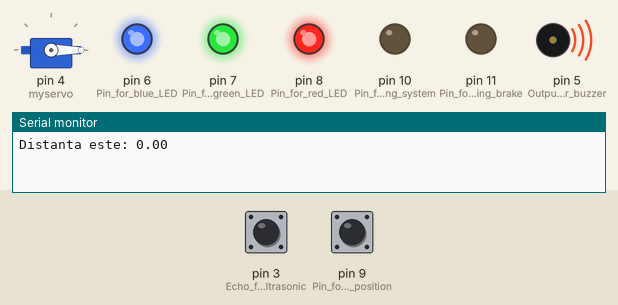
A sketch run on a simulated Arduino Uno, built with avr-gcc and run on an emulated ATmega328P. Parts: servo, output pins drawn as LEDs (lit = HIGH), buzzer (waves = sounding, pin HIGH), the last lines printed to the serial monitor. The test bench sets the inputs (shaded band); at power-on: pin 9 (Pin_for_switch_position) HIGH, pin 3 (Echo_from_ultrasonic) LOW. Pins used as bus, display or sensor lines are not drawn.

Above: at 1.2 s.
1.3 s: pin 9 (Pin_for_switch_position) pulled LOW for 1 s
At 4.1 s:
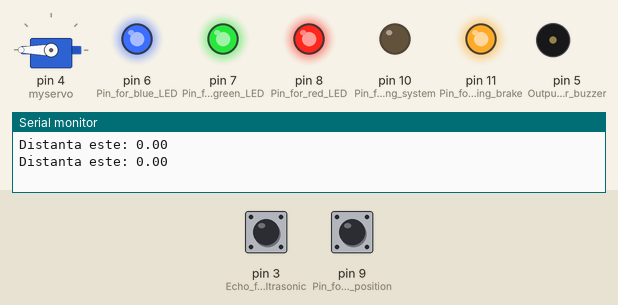
6.4 s: pin 9 (Pin_for_switch_position) pulled LOW for 3.2 s
At 7.5 s:
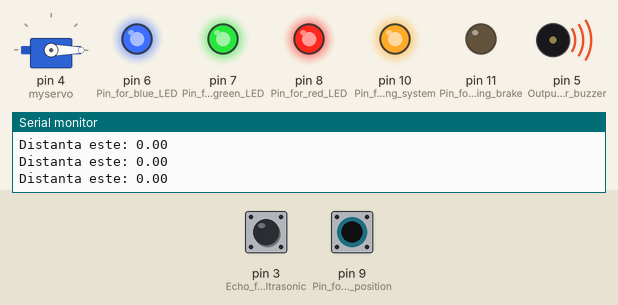
12.3 s: pin 3 (Echo_from_ultrasonic) pulsed HIGH 2 times (0.12 s each, 0.3 s apart)
At 12.9 s:
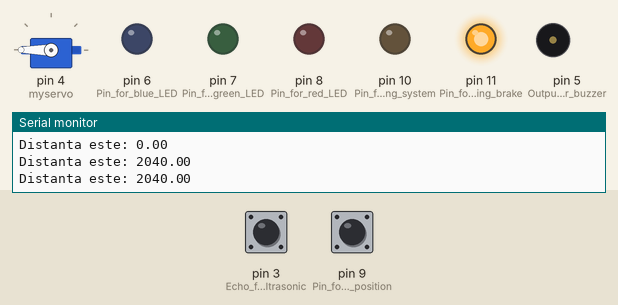
15.8 s: pin 3 (Echo_from_ultrasonic) driven HIGH and pin 9 (Pin_for_switch_position) driven LOW
At 18.9 s:
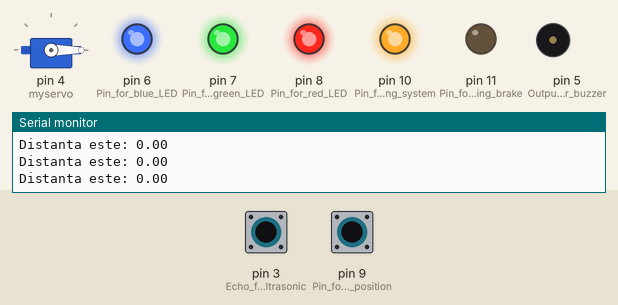
19.9 s: pin 9 (Pin_for_switch_position) driven HIGH
At 20.8 s:
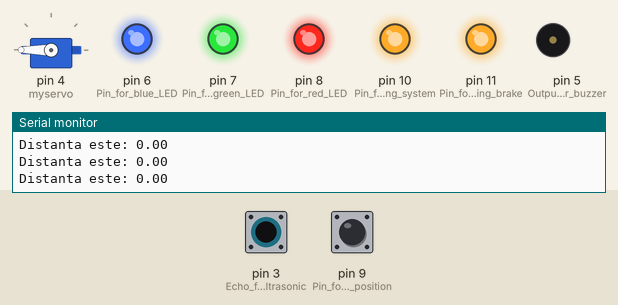
24.0 s: pin 9 (Pin_for_switch_position) driven LOW
At 26.1 s:
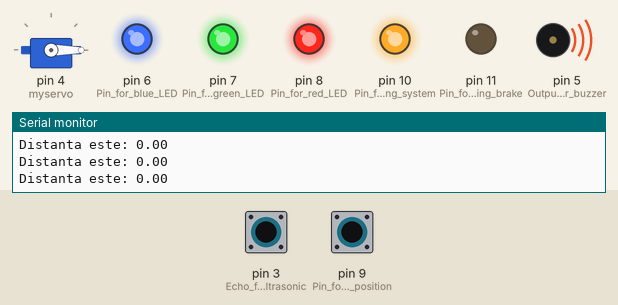
Timing chart, 0 to 29.1 s (numbered marks = the images above; inputs shaded):
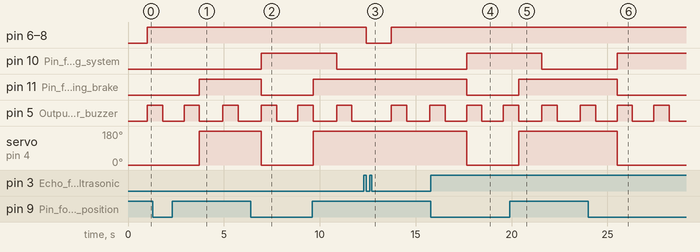

Measured:
- after the input at 1.3 s, pin 11 (Pin_for_indicating_brake): LOW → HIGH after 2.4 s instead of 0.51 s; servo on pin 4 (myservo): 0° → 180° after 2.4 s instead of 0.51 s
- after the input at 6.4 s, pin 10 (Pin_for_indicating_system): LOW → HIGH after 0.55 s, → LOW 3.9 s later; pin 11 (Pin_for_indicating_brake): HIGH → LOW after 0.55 s, → HIGH 2.7 s later; servo on pin 4 (myservo): 180° → 0° after 0.55 s, → 180° 2.7 s later
- after the input at 12.3 s, pin 6 (Pin_for_blue_LED), pin 7 (Pin_for_green_LED), pin 8 (Pin_for_red_LED): HIGH → LOW after 0.12 s, → HIGH 1.3 s later
- after the input at 15.8 s, pin 10 (Pin_for_indicating_system): LOW → HIGH after 1.9 s; pin 11 (Pin_for_indicating_brake): HIGH → LOW after 1.9 s; servo on pin 4 (myservo): 180° → 0° after 1.9 s
- after the input at 19.9 s, pin 10 (Pin_for_indicating_system): HIGH → LOW after 1.7 s; pin 11 (Pin_for_indicating_brake): LOW → HIGH after 0.47 s; servo on pin 4 (myservo): 0° → 180° after 0.47 s
- after the input at 24.0 s, pin 10 (Pin_for_indicating_system): LOW → HIGH after 1.5 s; pin 11 (Pin_for_indicating_brake): HIGH → LOW after 1.5 s; servo on pin 4 (myservo): 180° → 0° after 1.5 s
- by itself, pin 5 (Output_for_buzzer): alternates HIGH for 0.80 s and LOW for 1.2 s

The sketch:

ParkingSensor.ino
```cpp
// Servo library
#include <Servo.h>

// Servo
Servo myservo;

// Time duration until the signal is received back
long duration;

// Distance to a possible obstacle
float distance;

// Setup function
void setup() {
  // Pins settings
  pinMode(2,OUTPUT);    // Trig from ultrasonic
  pinMode(3,INPUT);     // Echo from ultrasonic
  pinMode(4,OUTPUT);    // Output for servomotor
  pinMode(5,OUTPUT);    // Output for buzzer
  pinMode(6,OUTPUT);    // Pin for blue LED
  pinMode(7,OUTPUT);    // Pin for green LED
  pinMode(8,OUTPUT);    // Pin for red LED
  pinMode(9,INPUT);     // Pin for switch position
  pinMode(10,OUTPUT);   // Pin for indicating system activation: ON/OFF
  pinMode(11,OUTPUT);   // Pin for indicating brake system functionality: active/inactive

  // ---- Servo -----
  // Attach servo to pin 4
  myservo.attach(4);

  // Set de servo position to 0 degree
  myservo.write(0);

  // Releasing the brake system
  digitalWrite(11,LOW);

  // Serial communication for serial monitor
  Serial.begin(9600);

  // Communication buzzer->servo
  digitalWrite(5,LOW);
  digitalWrite(4,HIGH);
}

// Loop function
void loop() {
  // Reset the trig signal
  digitalWrite(2,LOW);
  delay(2);

  // Start to send ultrasonic signal
  digitalWrite(2,HIGH);
  delay(10);
  digitalWrite(2,LOW);

  // Measure time duration between sending and receiving the signal
  duration=pulseIn(3,HIGH);

  // Determine the distance using time duration
  distance = duration/2*0.034;

  // Display the distance
  Serial.print("Distanta este: ");
  Serial.print(distance);
  Serial.println();

  // Turn off the LEDs
  digitalWrite(6,LOW);
  digitalWrite(7,LOW);
  digitalWrite(8,LOW);

  // Verify if the system is activated
  if(digitalRead(9)==LOW){
    if(myservo.read()==180){
      myservo.write(0);
      digitalWrite(11,LOW);}
      digitalWrite(10,HIGH);
    }else{
      digitalWrite(10,LOW);
      }

  // Distance verifying
   if(distance<=70)
  {
    // Case 1
    if((distance<70)&&(distance>45))
    {
      digitalWrite(6,HIGH);
      digitalWrite(7,LOW);
      digitalWrite(8,LOW);
      digitalWrite(5,HIGH);
      delay(300);
      digitalWrite(5,LOW);
      delay(500);
    }
    // Case 2
    else if((distance<=45)&&(distance>10))
    {
      digitalWrite(6,HIGH);
      digitalWrite(7,HIGH);
      digitalWrite(8,LOW);
      digitalWrite(5,HIGH);
      delay(200);
      digitalWrite(5,LOW);
      delay(100);
      digitalWrite(5,HIGH);
      delay(200);
      digitalWrite(5,LOW);
      delay(300);
    }
    // Case 3
    else
    {
      digitalWrite(6,HIGH);
      digitalWrite(7,HIGH);
      digitalWrite(8,HIGH);
      digitalWrite(5,HIGH);
      delay(800);

      // If the distance decreases below 7 and the system is activated, the brake system will stop the wheels
      if((distance<7)&&(digitalRead(9)==HIGH)){
         myservo.write(180);
         digitalWrite(11,HIGH);
         digitalWrite(5,LOW);
         delay(100);
        }
        digitalWrite(5,LOW);
        delay(100);
    }
   }
}
```
